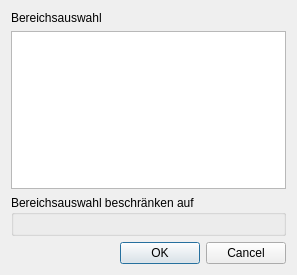
<?xml version="1.0" encoding="UTF-8"?>
<ui version="4.0">
 <class>Bereichsauswahl</class>
 <widget class="QDialog" name="Bereichsauswahl">
  <property name="windowModality">
   <enum>Qt::ApplicationModal</enum>
  </property>
  <property name="geometry">
   <rect>
    <x>0</x>
    <y>0</y>
    <width>297</width>
    <height>275</height>
   </rect>
  </property>
  <property name="windowTitle">
   <string>Bereichsauswahl</string>
  </property>
  <layout class="QVBoxLayout" name="verticalLayout">
   <item>
    <widget class="QLabel" name="label">
     <property name="text">
      <string>Bereichsauswahl</string>
     </property>
    </widget>
   </item>
   <item>
    <widget class="QTreeWidget" name="bereich">
     <property name="editTriggers">
      <set>QAbstractItemView::NoEditTriggers</set>
     </property>
     <property name="selectionMode">
      <enum>QAbstractItemView::SingleSelection</enum>
     </property>
     <property name="selectionBehavior">
      <enum>QAbstractItemView::SelectItems</enum>
     </property>
     <property name="headerHidden">
      <bool>true</bool>
     </property>
     <property name="expandsOnDoubleClick">
      <bool>false</bool>
     </property>
     <column>
      <property name="text">
       <string notr="true">1</string>
      </property>
     </column>
    </widget>
   </item>
   <item>
    <widget class="QGroupBox" name="planArt">
     <property name="title">
      <string>Bereichsauswahl beschränken auf</string>
     </property>
     <layout class="QVBoxLayout" name="verticalLayout_2"/>
    </widget>
   </item>
   <item>
    <widget class="QDialogButtonBox" name="buttonBox">
     <property name="orientation">
      <enum>Qt::Horizontal</enum>
     </property>
     <property name="standardButtons">
      <set>QDialogButtonBox::Cancel|QDialogButtonBox::Ok</set>
     </property>
    </widget>
   </item>
  </layout>
 </widget>
 <resources/>
 <connections>
  <connection>
   <sender>buttonBox</sender>
   <signal>accepted()</signal>
   <receiver>Bereichsauswahl</receiver>
   <slot>accept()</slot>
   <hints>
    <hint type="sourcelabel">
     <x>248</x>
     <y>254</y>
    </hint>
    <hint type="destinationlabel">
     <x>157</x>
     <y>274</y>
    </hint>
   </hints>
  </connection>
  <connection>
   <sender>buttonBox</sender>
   <signal>rejected()</signal>
   <receiver>Bereichsauswahl</receiver>
   <slot>reject()</slot>
   <hints>
    <hint type="sourcelabel">
     <x>316</x>
     <y>260</y>
    </hint>
    <hint type="destinationlabel">
     <x>286</x>
     <y>274</y>
    </hint>
   </hints>
  </connection>
 </connections>
</ui>
